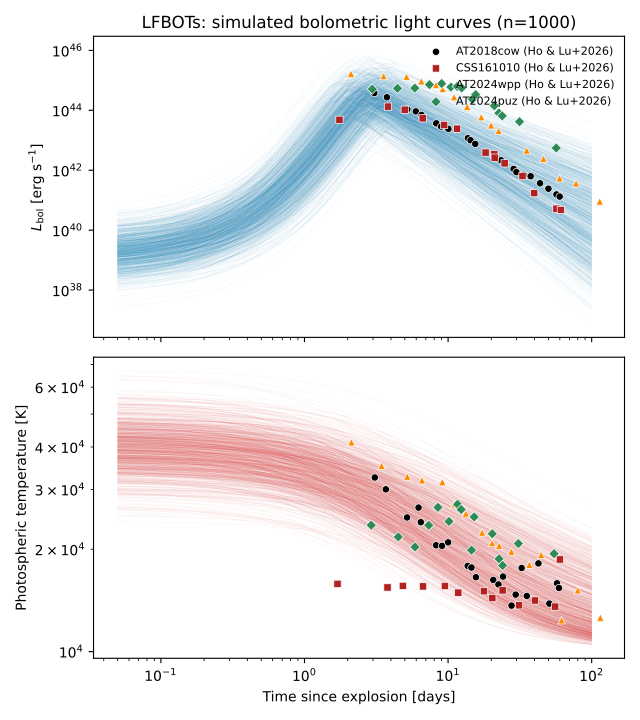

Source code (Python):
import numpy as np
import matplotlib.pyplot as plt
from astropy import units as u

from uvex_transients.models.lfbots import LFBOTCoolingBlackbodySED as SEDClass
from uvex_transients.utils.lightcurve_archive import LightcurveArchive

rng = np.random.default_rng(20260910)
n_samples = 1000

params = SEDClass().sample_parameters(size=n_samples, rng=rng)
params_grid = {name: value[:, None] for name, value in params.items()}

t = np.geomspace(0.05, 100, 200) * u.day
L_bol = SEDClass.eval_bolometric(t, **params_grid)
T = SEDClass.temperature(t, **params_grid)

fig, (ax_L, ax_T) = plt.subplots(2, 1, figsize=(6.4, 7.2), sharex=True)

for row in range(n_samples):
    ax_L.plot(t.to_value(u.day), L_bol[row].to_value(u.erg / u.s), color="C0", lw=0.4, alpha=0.06)
    ax_T.plot(t.to_value(u.day), T[row].to_value(u.K), color="C3", lw=0.4, alpha=0.06)

archive = LightcurveArchive()
observed_lfbots = [
    ("2018cow_holu2026", "AT2018cow (Ho & Lu+2026)", "o", "k"),
    ("css161010_holu2026", "CSS161010 (Ho & Lu+2026)", "s", "firebrick"),
    ("2024wpp_holu2026", "AT2024wpp (Ho & Lu+2026)", "^", "darkorange"),
    ("2024puz_holu2026", "AT2024puz (Ho & Lu+2026)", "D", "seagreen"),
]

for suffix, label, marker, color in observed_lfbots:
    lbol_obs = archive.table("lfbots", suffix, "L_bol")
    Tphot_obs = archive.table("lfbots", suffix, "T_phot")
    ax_L.scatter(
        lbol_obs["time"].to_value(u.day), lbol_obs["L_bol"].to_value(u.erg / u.s),
        marker=marker, s=28, color=color, edgecolor="white", linewidth=0.5, zorder=5,
        label=label,
    )
    ax_T.scatter(
        Tphot_obs["time"].to_value(u.day), Tphot_obs["T_phot"].to_value(u.K),
        marker=marker, s=28, color=color, edgecolor="white", linewidth=0.5, zorder=5,
        label=label,
    )

ax_L.set_xscale("log")
ax_L.set_yscale("log")
ax_L.set_ylabel(r"$L_\mathrm{bol}$ [erg s$^{-1}$]")
ax_L.set_title("LFBOTs: simulated bolometric light curves (n=1000)")
ax_L.legend(loc="upper right", fontsize=8, frameon=False)

ax_T.set_yscale("log")
ax_T.set_xlabel("Time since explosion [days]")
ax_T.set_ylabel("Photospheric temperature [K]")

fig.tight_layout()
